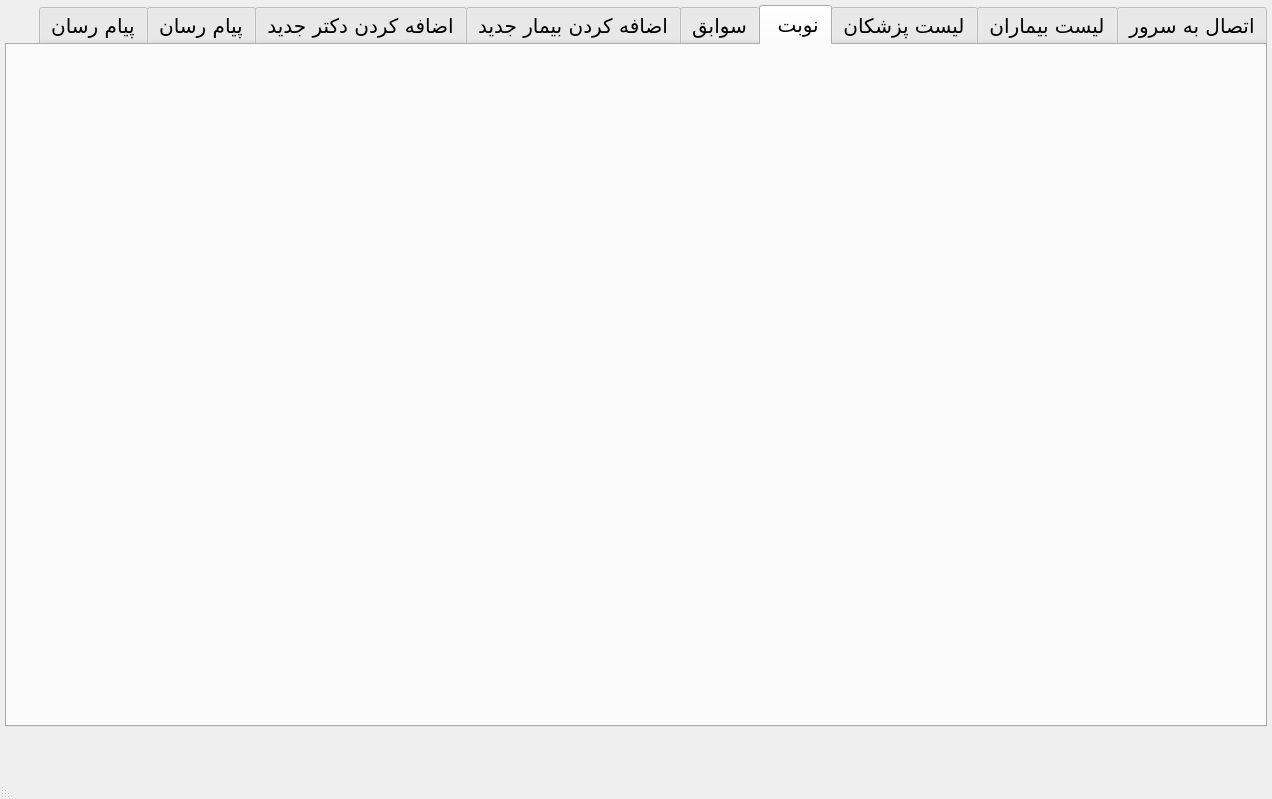
<?xml version="1.0" encoding="UTF-8"?>
<ui version="4.0">
 <class>MainWindow</class>
 <widget class="QMainWindow" name="MainWindow">
  <property name="geometry">
   <rect>
    <x>0</x>
    <y>0</y>
    <width>1272</width>
    <height>799</height>
   </rect>
  </property>
  <property name="windowTitle">
   <string>MainWindow</string>
  </property>
  <property name="layoutDirection">
   <enum>Qt::RightToLeft</enum>
  </property>
  <property name="iconSize">
   <size>
    <width>24</width>
    <height>100</height>
   </size>
  </property>
  <widget class="QWidget" name="centralwidget">
   <layout class="QVBoxLayout" name="verticalLayout">
    <property name="leftMargin">
     <number>5</number>
    </property>
    <property name="topMargin">
     <number>5</number>
    </property>
    <property name="rightMargin">
     <number>5</number>
    </property>
    <property name="bottomMargin">
     <number>50</number>
    </property>
    <item>
     <widget class="QTabWidget" name="tabWidget">
      <property name="font">
       <font>
        <family>B Nazanin</family>
        <pointsize>15</pointsize>
        <weight>50</weight>
        <italic>false</italic>
        <bold>false</bold>
        <underline>false</underline>
        <kerning>false</kerning>
       </font>
      </property>
      <property name="cursor">
       <cursorShape>ArrowCursor</cursorShape>
      </property>
      <property name="layoutDirection">
       <enum>Qt::RightToLeft</enum>
      </property>
      <property name="tabPosition">
       <enum>QTabWidget::North</enum>
      </property>
      <property name="tabShape">
       <enum>QTabWidget::Rounded</enum>
      </property>
      <property name="currentIndex">
       <number>3</number>
      </property>
      <property name="iconSize">
       <size>
        <width>80</width>
        <height>80</height>
       </size>
      </property>
      <property name="elideMode">
       <enum>Qt::ElideNone</enum>
      </property>
      <widget class="QWidget" name="tab_8">
       <attribute name="icon">
        <iconset>
         <normalon>:/core/connect_to_server.png</normalon>
        </iconset>
       </attribute>
       <attribute name="title">
        <string>اتصال به سرور</string>
       </attribute>
       <layout class="QHBoxLayout" name="horizontalLayout_8">
        <item>
         <layout class="QVBoxLayout" name="vertic_9"/>
        </item>
       </layout>
      </widget>
      <widget class="QWidget" name="tab_2">
       <property name="layoutDirection">
        <enum>Qt::LeftToRight</enum>
       </property>
       <attribute name="icon">
        <iconset>
         <normalon>:/core/all_patient.png</normalon>
        </iconset>
       </attribute>
       <attribute name="title">
        <string>لیست بیماران</string>
       </attribute>
       <layout class="QHBoxLayout" name="horizontalLayout_2">
        <item>
         <layout class="QVBoxLayout" name="vertic_3">
          <property name="sizeConstraint">
           <enum>QLayout::SetDefaultConstraint</enum>
          </property>
         </layout>
        </item>
       </layout>
      </widget>
      <widget class="QWidget" name="tab_5">
       <property name="layoutDirection">
        <enum>Qt::LeftToRight</enum>
       </property>
       <attribute name="icon">
        <iconset>
         <normaloff>:/icon/doctor-team-icon-gray-background-123249074-removebg-preview.png</normaloff>
         <normalon>:/core/doctor-team-icon-gray-background-123249074-removebg-preview.png</normalon>:/icon/doctor-team-icon-gray-background-123249074-removebg-preview.png</iconset>
       </attribute>
       <attribute name="title">
        <string>لیست پزشکان</string>
       </attribute>
       <layout class="QHBoxLayout" name="horizontalLayout_5">
        <item>
         <layout class="QVBoxLayout" name="vertic_6"/>
        </item>
       </layout>
      </widget>
      <widget class="QWidget" name="tab_3">
       <attribute name="icon">
        <iconset>
         <normalon>:/core/book_appointment.png</normalon>
        </iconset>
       </attribute>
       <attribute name="title">
        <string> نوبت</string>
       </attribute>
       <layout class="QHBoxLayout" name="horizontalLayout_3">
        <item>
         <layout class="QVBoxLayout" name="vertic_4">
          <property name="sizeConstraint">
           <enum>QLayout::SetDefaultConstraint</enum>
          </property>
         </layout>
        </item>
       </layout>
      </widget>
      <widget class="QWidget" name="tab_4">
       <property name="layoutDirection">
        <enum>Qt::LeftToRight</enum>
       </property>
       <attribute name="icon">
        <iconset>
         <normalon>:/core/patient_records.png</normalon>
        </iconset>
       </attribute>
       <attribute name="title">
        <string>سوابق</string>
       </attribute>
       <layout class="QHBoxLayout" name="horizontalLayout_4">
        <item>
         <layout class="QVBoxLayout" name="vertic_5">
          <property name="sizeConstraint">
           <enum>QLayout::SetDefaultConstraint</enum>
          </property>
         </layout>
        </item>
       </layout>
      </widget>
      <widget class="QWidget" name="tab_1">
       <property name="layoutDirection">
        <enum>Qt::LeftToRight</enum>
       </property>
       <attribute name="icon">
        <iconset>
         <normalon>:/core/add_patient.png</normalon>
        </iconset>
       </attribute>
       <attribute name="title">
        <string>اضافه کردن بیمار جدید</string>
       </attribute>
       <layout class="QHBoxLayout" name="horizontalLayout">
        <item>
         <layout class="QVBoxLayout" name="vertic_1"/>
        </item>
       </layout>
      </widget>
      <widget class="QWidget" name="tab">
       <attribute name="icon">
        <iconset>
         <normalon>:/core/add_doctor.png</normalon>
        </iconset>
       </attribute>
       <attribute name="title">
        <string>اضافه کردن دکتر جدید</string>
       </attribute>
       <layout class="QHBoxLayout" name="horizontalLayout_6">
        <item>
         <layout class="QVBoxLayout" name="vertic_2"/>
        </item>
       </layout>
      </widget>
      <widget class="QWidget" name="tab_6">
       <attribute name="icon">
        <iconset>
         <normaloff>:/icon/chat.png</normaloff>
         <normalon>:/core/chat.png</normalon>:/icon/chat.png</iconset>
       </attribute>
       <attribute name="title">
        <string>پیام رسان</string>
       </attribute>
       <layout class="QHBoxLayout" name="horizontalLayout_7">
        <item>
         <layout class="QVBoxLayout" name="vertic_7"/>
        </item>
       </layout>
      </widget>
      <widget class="QWidget" name="tab_7">
       <attribute name="icon">
        <iconset>
         <normaloff>:/icon/chat.png</normaloff>
         <normalon>:/core/chat.png</normalon>:/icon/chat.png</iconset>
       </attribute>
       <attribute name="title">
        <string>پیام رسان</string>
       </attribute>
       <layout class="QVBoxLayout" name="verticalLayout_3">
        <item>
         <layout class="QVBoxLayout" name="vertic_8"/>
        </item>
       </layout>
      </widget>
     </widget>
    </item>
   </layout>
  </widget>
  <widget class="QMenuBar" name="menubar">
   <property name="geometry">
    <rect>
     <x>0</x>
     <y>0</y>
     <width>1272</width>
     <height>26</height>
    </rect>
   </property>
  </widget>
  <widget class="QStatusBar" name="statusbar"/>
 </widget>
 <resources>
  <include location="new_gui/booking/booking.qrc"/>
 </resources>
 <connections/>
</ui>
